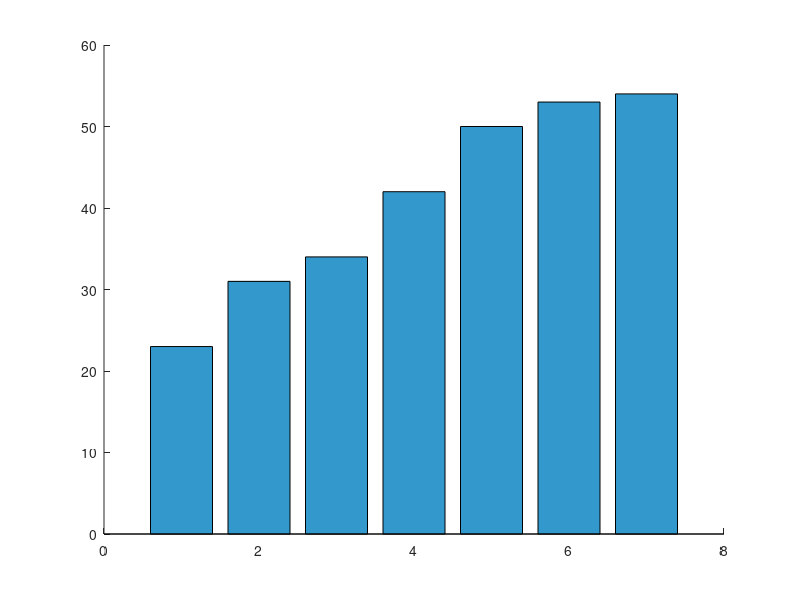

This figure's MATLAB source: (Note: this script raises an error after producing the figure.)
% ========================================================
% UTS Matematika Sains Data - Semester Genap 2025/2026
% Soal Nomor 1 - Eksplorasi Awal dan Profil Data Transaksi
% --------------------------------------------------------
% Nama      : Annidya Nazwa Chiloschista
% NIM       : 2510514013
% Parameter : N=13, a=1, b=3, K=5, theta0=45, alpha=0.004
% Tanggal   : 21-04-2026
% ========================================================

clc; clear; close all;

% Parameter personalisasi
N = 13; a = 1; b = 3; K = 5;
theta0 = 45; % derajat
alpha_lr = 0.004;

% Rumus pembentukan 7 data toko
i = 1:7;
D_i = 20+(K*i)+(mod(a*i, 7))-(mod(b*i, 5));
fprintf('Data toko D_1 sampai D_7:\n');
for i = 1:length(D_i)
    fprintf('D_%d = %d\n', i, D_i(i));
end

% Data 7 toko hasil perhitungan
% Menghitung mean
rata_rata = mean(D_i);
fprintf('mean = %.2f\n', rata_rata);

% Mencari median
median = median(D_i);
fprintf('median = %d\n', median);

% Mencari modus
modus = mode(D_i);
fprintf('modus = %d\n', modus);

% Menghitung range
range = range(D_i);
fprintf('range = %.2f\n', range);

% Standar deviasi
standar_deviasi = std(D_i, 1);
fprintf('standar deviasi = %.2f\n', standar_deviasi);

% Diagram batang penjualan
figure;
hold on;
x_axis = 1:7;
bar(x_axis, D_i, 'FaceColor', [0.2 0.6 0.8]); % Batang
% Garis rata-rata horizontal
yline(rata_rata, 'r--', 'LineWidth', 2, 'Label', ['Mean: ' num2str(rata_rata)]);
title ('Diagram Penjualan 7 Toko Minggu Pertama (2510514013)');
xlabel('Toko');
ylabel('Penjualan (Juta Rupiah)');
xticks(1:7);
grid on;
hold off;
